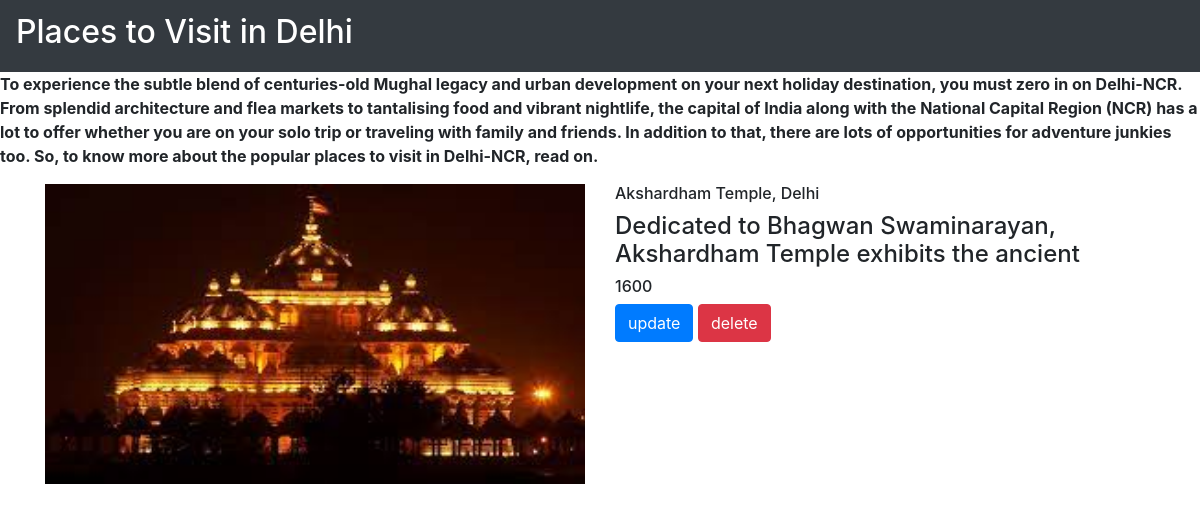
/movie/3/, run on the app's committed database.
### movieapp/models.py (models this page shows, shortened)
class Movie(models.Model):
    name = models.CharField(max_length=250)
    desc = models.TextField()
    year = models.IntegerField()
    img = models.ImageField(upload_to='gallery')

### movieapp/views.py (the view)
# urls.py: path('movie/<int:movie_id>/',views.detail,name='detail'),
def detail(request,movie_id):
    movie = Movie.objects.get(id=movie_id)
    return render(request,"detail.html",{'movie':movie})

### templates/detail.html
{% extends 'base.html' %}
{% block body %}
<div class="container">
    <div class="row">
        <div class="col-md-6">
            <img src="{{movie.img.url}}" width="100%" height="300">
        </div>
<div class="col-md-6">
   <h6>{{movie.name}}</h6>
    <h4>{{movie.desc}}</h4>
    <h6>{{movie.year}}</h6>
    <a class="btn btn-primary" href="{% url 'movieapp:update' movie.id %} ">update </a>
    <a class="btn btn-danger" href="{% url 'movieapp:delete' movie.id %} ">delete </a>
</div>
    </div>
</div>
{% endblock %}

### static/style.css (style rules this page uses)
body { background-color: white; }

### data on the page
Movie: img (picture), name "Akshardham Temple, Delhi", desc "Dedicated to Bhagwan Swaminarayan, Akshardham Temple exhibits the ancient", year "1600"
